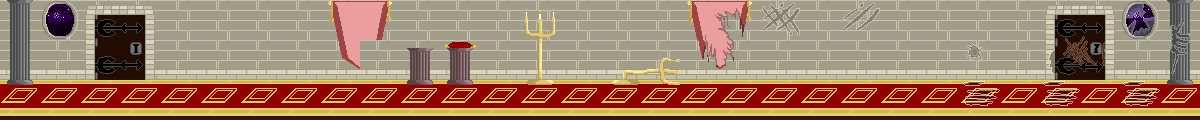

A level layout from a 2D game, rendered from its tile map. Below: a short description, then the map file with tile-grid data replaced by summaries:
An orthogonal 30x3 tile map with 40x40 px tiles, 2 tile layers (Tile Layer 1, Tile Layer 2).

<map version="1.0" orientation="orthogonal" width="30" height="3" tilewidth="40" tileheight="40">
 <tileset firstgid="1" name="tileset" tilewidth="40" tileheight="40">
  <image source="tileset.png" width="160" height="480" />
 </tileset>
 <layer name="Tile Layer 1" width="30" height="3">
  <data>[90 cells, 90 non-empty, 3 distinct tile ids]</data>
 </layer>
 <layer name="Tile Layer 2" width="30" height="3">
  <data>[90 cells, 40 non-empty, 36 distinct tile ids]</data>
 </layer>
</map>